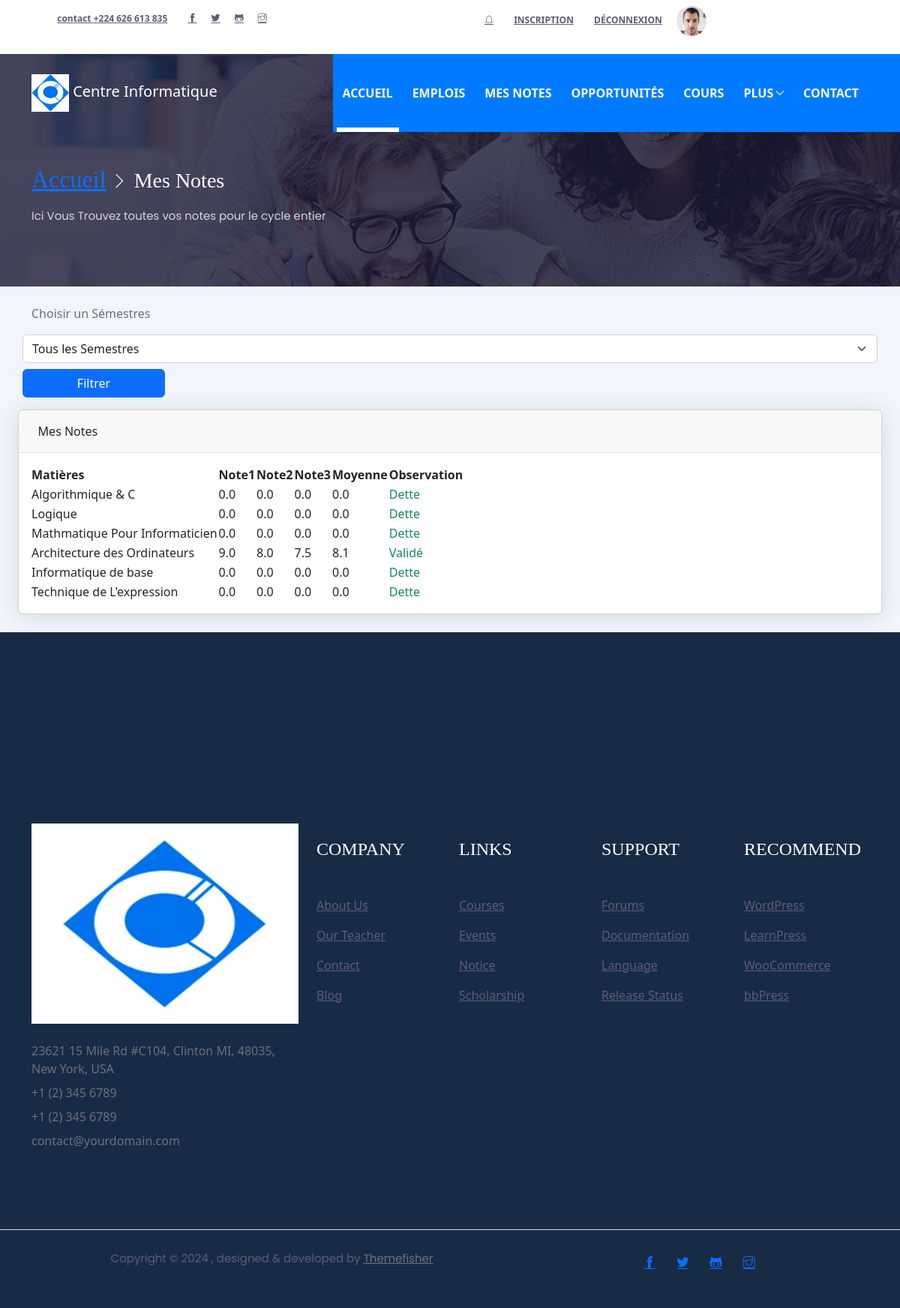
The app's page /notes (signed in), older data.
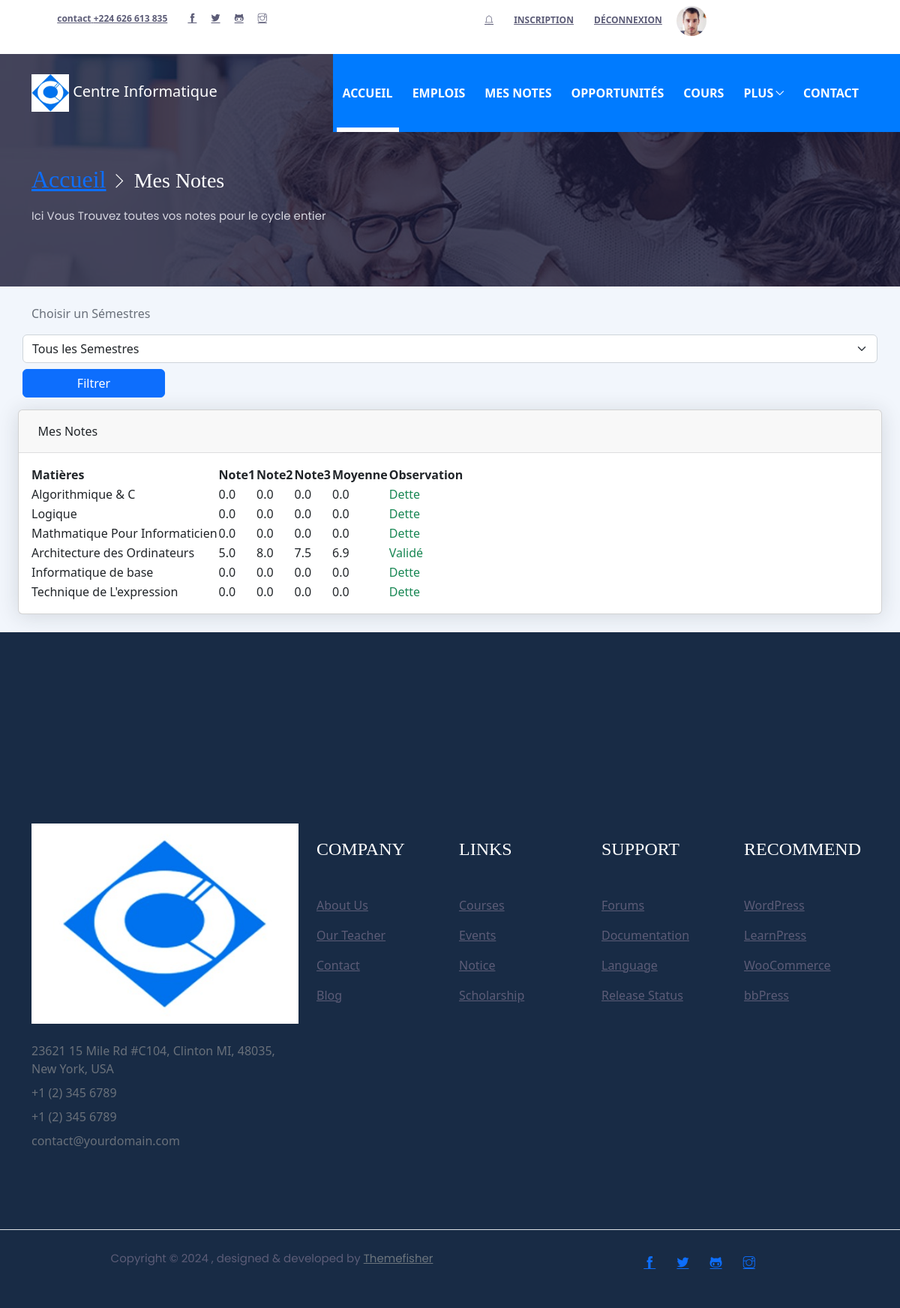
The same page, newer data.
### Application/models.py (models this page shows, shortened)
class Notes(models.Model):
    Etudiant = models.ForeignKey(Etudiant, on_delete=models.CASCADE)
    note1 = models.FloatField(default=0.0)
    note2 = models.FloatField(default=0.0)
    note3 = models.FloatField(default=0.0)
    matiere = models.ForeignKey(Matiere, on_delete=models.CASCADE)
    def moyenne(self) -> float:
        return round((self.note1 * 0.3) + (self.note2 * 0.3) + (self.note3 * 0.4),2)
    def observation(self):
        if self.moyenne() < 3.5:
            return "Dette"
        if self.moyenne() < 5.0:
            return "Session"
        if self.moyenne() >= 5.0:
            return "Validé"
    class Meta:
        unique_together = [['Etudiant','matiere']]

class Matiere(models.Model):
    libele = models.CharField(max_length=255)
    slug = models.SlugField()
    semestre = models.ForeignKey(Semestre, on_delete=models.CASCADE)
    professeur = models.ForeignKey(Professeur, on_delete=models.CASCADE)
    departement = models.ForeignKey(Departement, on_delete=models.CASCADE)
    description = models.TextField(default="description de la matière")
    image = models.ImageField(upload_to="image_matiere", blank=True, null=True)
    def __str__(self):
        return self.libele

### Application/views.py (the view)
# urls.py: path("notes", Note, name="notes"),
@login_required(login_url="login")
def Note(request):
    if not request.user.etudiant:
        return redirect('index')
    username = request.user.username
    licences = Licence.objects.all()
    semestres = Semestre.objects.all()
    notes = Notes.objects.filter(Etudiant__user__username=username)
    matieres = Matiere.objects.all()
    if request.method == "POST":
        licence_choisie = request.POST.get('licence')
        semestre_choisi = request.POST.get('semestre')
        if semestre_choisi and semestre_choisi != "Toutes":
            notes = notes.filter(matiere__semestre__numero=int(semestre_choisi))
    context = {
        "semestres": semestres,
        "notes": notes,
        "matieres": matieres,
    }
    return render(request, 'notes/notes.html', context)

### Application/templates/notes/notes.html (shortened to what this page needs)
{% extends "base.html" %}
{% load static %}
{% block containt %}
<div class="container-fluide mt-10">
    {% include "notes/hero_section.html" %}
</div>
    <div id="layoutSidenav mt-10">
        {% include "notes/section_filtre.html" %}
        <div id="layoutSidenav_content">
            <main>
                <div class="container-fluid px-4">
                    <div class="card mb-4">
                        <div class="card-header">
                            Mes Notes
                        </div>
                        <div class="card-body">
                            <table id="datatablesSimple">
                                <thead>
                                    <tr>
                                        <th>Matières</th>
                                        <th>Note1</th>
                                        <th>Note2</th>
                                        <th>Note3</th>
                                        <th>Moyenne</th>
                                        <th>Observation</th>
                                    </tr>
                                </thead>
                                <tbody>
                                    {% for note in notes %}
                                    <tr>
                                      <td>{{ note.matiere }}</td>
                                      <td>{{ note.note1 }}</td>
                                      <td>{{ note.note2 }}</td>
                                      <td>{{ note.note3 }}</td>
                                      <td style="width: fit-content;">{{ note.moyenne }}</td>
                                      <td style="width: fit-content;"
                                      {% if  note.observation == "Session" %}
                                        class="text-warning"
                                      {% elif  note.observatiopn == "Dette" %}
                                        class="text-danger"
                                    {% else %}
                                        class="text-success"
                                      {% endif %}
                                         >{{ note.observation }}</td>
                                    </tr>
                                  {% endfor %}
                                </tbody>
                            </table>
                        </div>
                    </div>
                </div>
            </main>
        </div>
    </div>
{% endblock %}

### Application/templates/base.html (shortened to what this page needs)
{% load static %}
<!DOCTYPE html>
<html lang="fr">
<head>
  <link href="https://cdn.jsdelivr.net/npm/bootstrap@5.3.3/dist/css/bootstrap.min.css" rel="stylesheet">
  {% include '_partials/header_link.html' %}
</head>
<body>
  {% include "_partials/navbar.html" %}
  {% block containt %}
  {% endblock containt %}
    {% include "accueil/_partials/footer.html" %}
    {% include "_partials/footer_link.html" %}
</body>
</html>

### Application/templates/_partials/header_link.html (shortened to what this page needs)
{% load static %}
<link rel="stylesheet" href="{% static 'plugins/bootstrap/bootstrap.min.css' %}">
<link rel="stylesheet" href="{% static 'plugins/slick/slick.css' %}">
<link rel="stylesheet" href="{% static 'plugins/themify-icons/themify-icons.css' %}">
<link rel="stylesheet" href="{% static 'plugins/animate/animate.css' %}">
<link rel="stylesheet" href="{% static  'plugins/aos/aos.css' %}">
<link rel="stylesheet" href="{% static 'plugins/venobox/venobox.css' %}">
<link href="{% static 'css/style.css' %}" rel="stylesheet">
<link href="{% static 'notes/css/styles.css' %}" rel="stylesheet" />

### Application/templates/_partials/navbar.html (shortened to what this page needs)
{% load static %}
<header class="fixed-top header">
  <div class="top-header py-2 bg-white mb-0 py-0">
    <div class="container">
      <div class="row no-gutters">
        <div class="col-lg-4 text-center text-lg-left">
          <a class="text-color mr-3" href="tel:+443003030266"><strong>contact</strong> +224 626 613 835</a>
          <ul class="list-inline d-inline">
            <li class="list-inline-item mx-0"><a class="d-inline-block p-2 text-color" href="https://facebook.com/themefisher/"><i class="ti-facebook"></i></a></li>
            <li class="list-inline-item mx-0"><a class="d-inline-block p-2 text-color" href="https://twitter.com/themefisher"><i class="ti-twitter-alt"></i></a></li>
            <li class="list-inline-item mx-0"><a class="d-inline-block p-2 text-color" href="https://github.com/themefisher"><i class="ti-github"></i></a></li>
            <li class="list-inline-item mx-0"><a class="d-inline-block p-2 text-color" href="https://instagram.com/themefisher/"><i class="ti-instagram"></i></a></li>
          </ul>
        </div>
        <div class="col-lg-8 text-center text-lg-right">
          <ul class="list-inline">
            <li class="list-inline-item"><a class="text-uppercase text-color p-sm-2 py-2 px-0 d-inline-block" href="notice.html"><i class="ti-bell 2x"></i></a></li>
            <li class="list-inline-item"><a class="text-uppercase text-color p-sm-2 py-2 px-0 d-inline-block" href="{% url 'verifier' %}">Inscription</a></li>
            {% if user.is_authenticated %}
              <li class="list-inline-item"><a class="text-uppercase text-color p-sm-2 py-2 px-0 d-inline-block" href="{% url 'logout' %}">Déconnexion</a></li>
              {% if user.etudiant.photo_profile %}
                <li class="list-inline-item">
                  <img src="{{user.etudiant.photo_profile.url}}" style="width:40px;height:40px; border-radius:30px; margin:0px" data-toggle="modal" data-target="#profileModal">
                </li>
              {% else %}
                <li class="list-inline-item">
                  <img src="{% static 'images/teacher.jpg' %}" style="width:40px;height:40px; border-radius:30px; margin:0px" data-toggle="modal" data-target="#profileModal">
                </li>
              {% endif %}
            {% endif %}
          </ul>
        </div>
      </div>
    </div>
  </div>
  <div class="navigation w-100">
    <div class="container">
      <nav class="navbar navbar-expand-lg navbar-dark p-0">
        <a class="navbar-brand" href="{% url 'index' %}"><img src="{% static 'images/small_logo.png' %}" alt="logo" style="width:50px; height:50px"> Centre Informatique</a>
        <div class="collapse navbar-collapse" id="navigation">
          <ul class="navbar-nav ml-auto text-center">
            <li class="nav-item active">
              <a class="nav-link text-white" href="{% url 'index' %}">Accueil</a>
            </li>
            {% if user.is_authenticated and user.etudiant %}
              <li class="nav-item">
                <a class="nav-link" href="about.html">Emplois</a>
              </li>
              <li class="nav-item">
                <a class="nav-link" href="{% url 'notes' %}">Mes Notes</a>
              </li>
              <li class="nav-item">
                <a class="nav-link" href="{% url 'opportunite' %}">Opportunités</a>
              </li>
            {% endif %}
            <li class="nav-item">
              <a class="nav-link text-white" href="{% url 'cours' %}">Cours</a>
            </li>
            <li class="nav-item dropdown">
              <a class="nav-link dropdown-toggle text-white" href="#" id="navbarDropdown" role="button" data-toggle="dropdown" aria-haspopup="true" aria-expanded="false">Plus</a>
            </li>
            <li class="nav-item">
              <a class="nav-link text-white" href="contact.html">CONTACT</a>
            </li>
          </ul>
        </div>
      </nav>
    </div>
  </div>
</header>

### Application/templates/notes/hero_section.html
{% load static %}
<section class="page-title-section overlay" data-background="{% static 'images/backgrounds/page-title.jpg' %}">
    <div class="container">
      <div class="row">
        <div class="col-md-8">
          <ul class="list-inline custom-breadcrumb mb-2">
            <li class="list-inline-item"><a class="h2 text-primary font-secondary" href="{% url 'index'%}">Accueil</a></li>
            <li class="list-inline-item text-white h3 font-secondary nasted">Mes Notes</li>
          </ul>
          <p class="text-lighten mb-0">Ici Vous Trouvez toutes vos notes pour le cycle entier</p>
        </div>
      </div>
    </div>
  </section>

### Application/templates/notes/section_filtre.html (shortened to what this page needs)
{% load static %}
<div class="container mt-4 mb-3 border-3 rounded-3 ">
        <form action="" method="post" class="row d-flex " >
            <label for="semestre: " class="form-label col-sm-2"> Choisir un Sémestres</label>
            <select name="semestre" id="semestre" class="form-select col-6 mt-2">
                <option value="">Tous les Semestres</option>
            </select>
                <button type="submit" class="btn btn-primary col-2 mt-2">Filtrer</button>
        </form>
</div>

### Application/templates/accueil/_partials/footer.html (shortened to what this page needs)
<footer>
    <div class="footer bg-footer section border-bottom mt-4">
      <div class="container">
        <div class="row">
          <div class="col-lg-4 col-sm-8 mb-5 mb-lg-0">
            <a class="logo-footer" href="index.html"><img class="img-fluid mb-4" src="images/logo.png" alt="logo"></a>
            <ul class="list-unstyled">
              <li class="mb-2">23621 15 Mile Rd #C104, Clinton MI, 48035, New York, USA</li>
              <li class="mb-2">+1 (2) 345 6789</li>
              <li class="mb-2">+1 (2) 345 6789</li>
              <li class="mb-2">contact@yourdomain.com</li>
            </ul>
          </div>
          <div class="col-lg-2 col-md-3 col-sm-4 col-6 mb-5 mb-md-0">
            <h4 class="text-white mb-5">COMPANY</h4>
            <ul class="list-unstyled">
              <li class="mb-3"><a class="text-color" href="about.html">About Us</a></li>
              <li class="mb-3"><a class="text-color" href="teacher.html">Our Teacher</a></li>
              <li class="mb-3"><a class="text-color" href="contact.html">Contact</a></li>
              <li class="mb-3"><a class="text-color" href="blog.html">Blog</a></li>
            </ul>
          </div>
          <div class="col-lg-2 col-md-3 col-sm-4 col-6 mb-5 mb-md-0">
            <h4 class="text-white mb-5">LINKS</h4>
            <ul class="list-unstyled">
              <li class="mb-3"><a class="text-color" href="courses.html">Courses</a></li>
              <li class="mb-3"><a class="text-color" href="events.html">Events</a></li>
              <li class="mb-3"><a class="text-color" href="notice.html">Notice</a></li>
              <li class="mb-3"><a class="text-color" href="scholarship.html">Scholarship</a></li>
            </ul>
          </div>
          <div class="col-lg-2 col-md-3 col-sm-4 col-6 mb-5 mb-md-0">
            <h4 class="text-white mb-5">SUPPORT</h4>
            <ul class="list-unstyled">
              <li class="mb-3"><a class="text-color" href="https://themefisher.com/blog">Forums</a></li>
              <li class="mb-3"><a class="text-color" href="https://docs.themefisher.com/">Documentation</a></li>
              <li class="mb-3"><a class="text-color" href="#!">Language</a></li>
              <li class="mb-3"><a class="text-color" href="#!">Release Status</a></li>
            </ul>
          </div>
          <div class="col-lg-2 col-md-3 col-sm-4 col-6 mb-5 mb-md-0">
            <h4 class="text-white mb-5">RECOMMEND</h4>
            <ul class="list-unstyled">
              <li class="mb-3"><a class="text-color" href="https://themefisher.com/">WordPress</a></li>
              <li class="mb-3"><a class="text-color" href="https://themefisher.com/">LearnPress</a></li>
              <li class="mb-3"><a class="text-color" href="https://themefisher.com/">WooCommerce</a></li>
              <li class="mb-3"><a class="text-color" href="https://themefisher.com/">bbPress</a></li>
            </ul>
          </div>
        </div>
      </div>
    </div>
    <div class="copyright py-4 bg-footer">
      <div class="container">
        <div class="row">
          <div class="col-sm-7 text-sm-left text-center">
            <p class="mb-0">Copyright &copy;
              , designed & developed by <a href="https://themefisher.com/" class="text-muted">Themefisher</a>
            </p>
          </div>
          <div class="col-sm-5 text-sm-right text-center">
            <ul class="list-inline">
              <li class="list-inline-item"><a class="d-inline-block p-2" href="https://facebook.com/themefisher/"><i class="ti-facebook text-primary"></i></a></li>
              <li class="list-inline-item"><a class="d-inline-block p-2" href="https://twitter.com/themefisher"><i class="ti-twitter-alt text-primary"></i></a></li>
              <li class="list-inline-item"><a class="d-inline-block p-2" href="https://github.com/themefisher"><i class="ti-github text-primary"></i></a></li>
              <li class="list-inline-item"><a class="d-inline-block p-2" href="https://instagram.com/themefisher/"><i class="ti-instagram text-primary"></i></a></li>
            </ul>
          </div>
        </div>
      </div>
    </div>
  </footer>

### Application/templates/_partials/footer_link.html (shortened to what this page needs)
{% load static %}
    </body>

Row changes from the older to the newer data that the page shows:
changed Notes "Validé": note1 "9.0" → "5.0"; moyenne "8.1" → "6.9"
